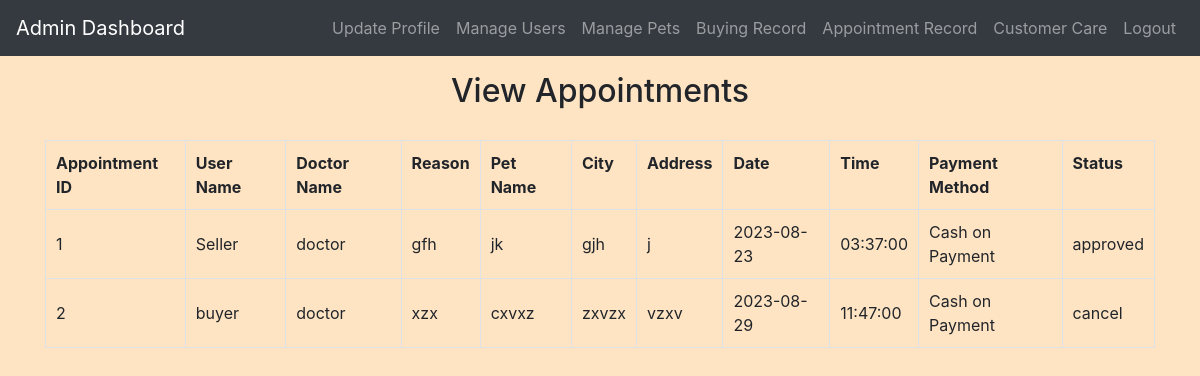
The page /admin/appointments.php (signed in) on the database its author committed.
### tables this page shows
CREATE TABLE `appointments` (
  `id` int(11) NOT NULL,
  `user_id` int(11) NOT NULL,
  `doctor_id` int(11) NOT NULL,
  `reason` text NOT NULL,
  `pet_name` varchar(100) NOT NULL,
  `city` varchar(100) NOT NULL,
  `address` text NOT NULL,
  `appointment_date` date NOT NULL,
  `appointment_time` time NOT NULL,
  `status` varchar(20) NOT NULL,
  `payment_method` varchar(50) NOT NULL,
  `created_at` timestamp NOT NULL DEFAULT current_timestamp()
);

CREATE TABLE `users` (
  `id` int(11) NOT NULL,
  `username` varchar(255) NOT NULL,
  `email` varchar(255) NOT NULL,
  `password` varchar(255) NOT NULL,
  `phone` varchar(15) NOT NULL,
  `age` int(11) NOT NULL,
  `city` varchar(100) NOT NULL,
  `address` text NOT NULL,
  `user_role` enum('Doctor','Seller','Buyer') NOT NULL,
  `status` varchar(20) NOT NULL
);

### admin/appointments.php (the view, shortened to what this page needs)
<?php
include('config.php');
$query = "SELECT Appointments.*, Users.username AS user_name, Doctors.username AS doctor_name
          FROM Appointments
          INNER JOIN Users ON Appointments.user_id = Users.id
          INNER JOIN Users AS Doctors ON Appointments.doctor_id = Doctors.id";
$result = $conn->query($query);
?>
<!DOCTYPE html>
<html>
<head>
    <link rel="stylesheet" href="https://maxcdn.bootstrapcdn.com/bootstrap/4.5.2/css/bootstrap.min.css">
    <link rel="stylesheet" href="../css/style.css">
</head>
<body>
<?php include('admin_navbar.php'); ?>
<div class="container">
    <h2 class="mt-3">View Appointments</h2>
    <table class="table table-bordered">
        <tr>
            <th>Appointment ID</th>
            <th>User Name</th>
            <th>Doctor Name</th>
            <th>Reason</th>
            <th>Pet Name</th>
            <th>City</th>
            <th>Address</th>
            <th>Date</th>
            <th>Time</th>
            <th>Payment Method</th>
            <th>Status</th>
        </tr>
        <?php while ($row = $result->fetch_assoc()) { ?>
            <tr>
                <td><?php echo $row['id']; ?></td>
                <td><?php echo $row['user_name']; ?></td>
                <td><?php echo $row['doctor_name']; ?></td>
                <td><?php echo $row['reason']; ?></td>
                <td><?php echo $row['pet_name']; ?></td>
                <td><?php echo $row['city']; ?></td>
                <td><?php echo $row['address']; ?></td>
                <td><?php echo $row['appointment_date']; ?></td>
                <td><?php echo $row['appointment_time']; ?></td>
                <td><?php echo $row['payment_method']; ?></td>
                <td><?php echo $row['status']; ?></td>
            </tr>
        <?php } ?>
    </table>
</div>
</body>
</html>

### css/style.css (style rules this page uses)
body { background-color: bisque; }
h1, h2, h3, h4 { text-align: center; margin-top: 30px; margin-bottom: 30px; }
.table { width: 100%; border-collapse: collapse; margin-top: 20px; }
.table th, .table td { padding: 10px; border: 1px solid #dee2e6; }
.table tbody td { vertical-align: middle; }

### rows shown on the page
appointments: id "1", user.username "Seller", doctor.username "doctor", reason "gfh", pet_name "jk", city "gjh", address "j", appointment_date "2023-08-23", appointment_time "03:37:00", payment_method "Cash on Payment", status "approved"
appointments: id "2", user.username "buyer", doctor.username "doctor", reason "xzx", pet_name "cxvxz", city "zxvzx", address "vzxv", appointment_date "2023-08-29", appointment_time "11:47:00", payment_method "Cash on Payment", status "cancel"
